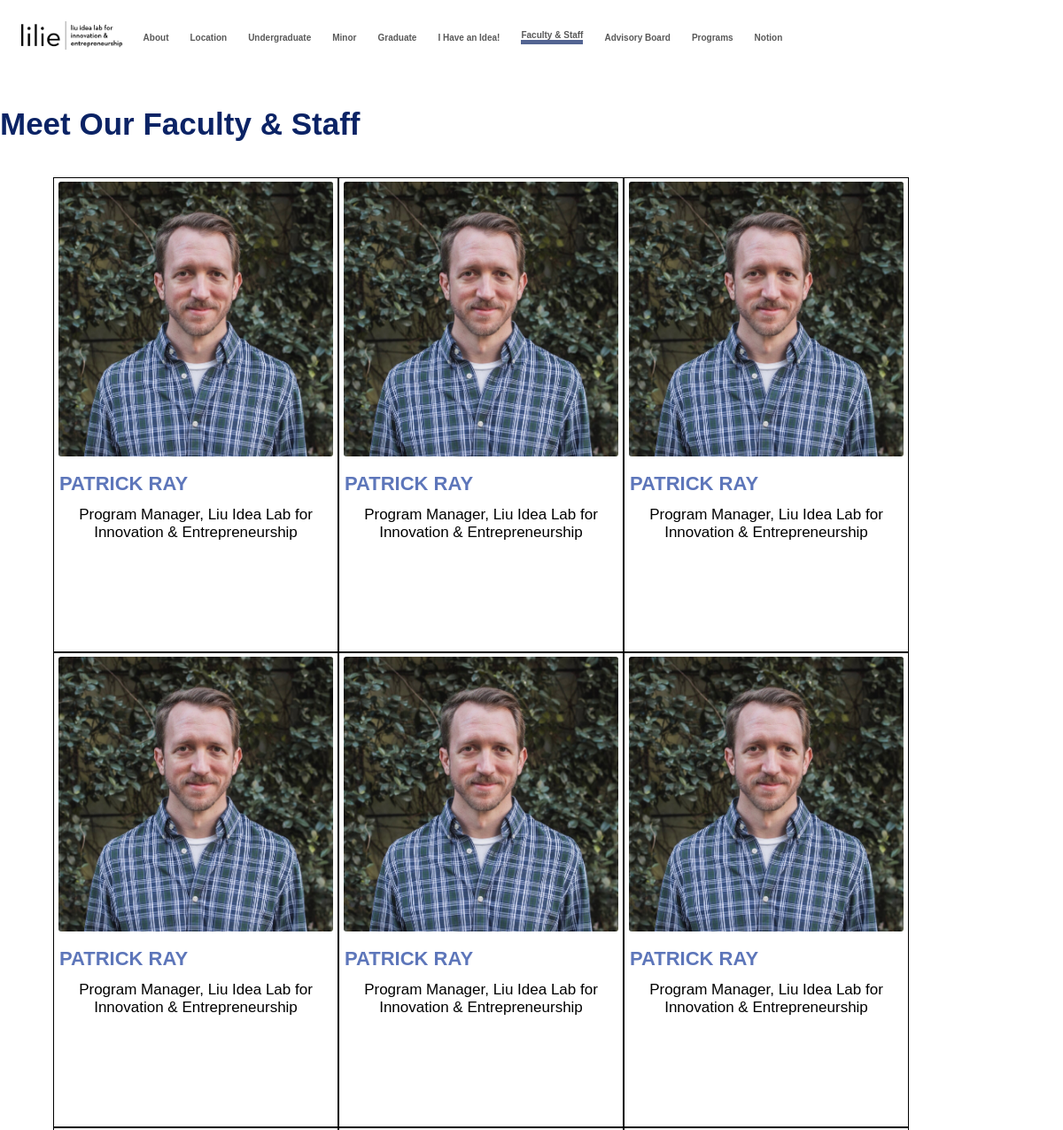
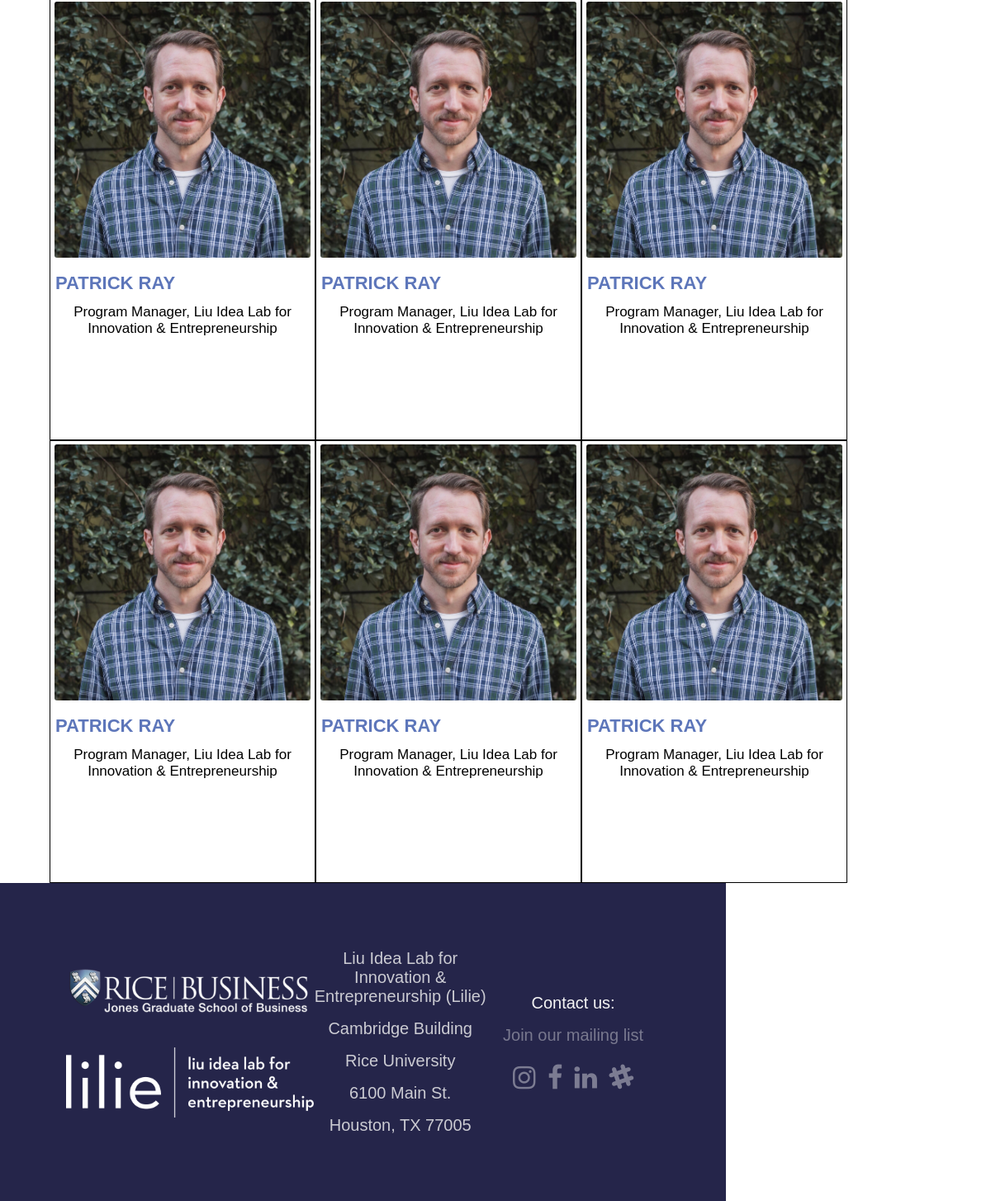
The app's page /team with its own data (2 pictures, top to bottom).
### home/models.py (models this page shows)
class member(models.Model):
    name = models.CharField(max_length=250, primary_key=True)
    picture = models.FileField(upload_to="img/")
    position = models.CharField(max_length=250)
    schedule = models.TextField(max_length=250)
    description = models.TextField(blank=True)
    isFaculty = models.BooleanField(default=False)
    email = models.TextField(blank=True)

### home/views.py (the view)
# urls.py: path("team", views.team),
def team(request):
    return render(request, "home/team.html", {
        "members": member.objects.filter(isFaculty=True),
        "notion": getNotion(),
    })

### home/views.py (called while the page is built)
def getNotion():
    link = ""
    if(len(NotionLink.objects.all()) > 0):
        link = NotionLink.objects.all()[0]
        return link.link
    else:
        return ""

### home/templates/home/team.html (shortened to what this page needs)
{% extends "home/layout.html" %}
{% block body %}
    <div class="container">
        <div id="team-title">Meet Our Faculty & Staff</div>
    </div>
    <div class="member-container">
        <div class="members">
        {% for member in members %}
                <a class="idea-member" href="/member/{{member.name}}">
                    <img class="idea-image" src="/media/{{member.picture}}"/>
                    <div class="member-name">{{member.name}}</div>
                    <div class="member-job">{{member.position}}</div>
                </a>
        {% endfor %}
        {% for member in members %}
                <a class="idea-member" href="/member/{{member.name}}">
                    <img class="idea-image" src="/media/{{member.picture}}"/>
                    <div class="member-name">{{member.name}}</div>
                    <div class="member-job">{{member.position}}</div>
                </a>
        {% endfor %}
        {% for member in members %}
                <a class="idea-member" href="/member/{{member.name}}">
                    <img class="idea-image" src="/media/{{member.picture}}"/>
                    <div class="member-name">{{member.name}}</div>
                    <div class="member-job">{{member.position}}</div>
                </a>
        {% endfor %}
        {% for member in members %}
                <a class="idea-member" href="/member/{{member.name}}">
                    <img class="idea-image" src="/media/{{member.picture}}"/>
                    <div class="member-name">{{member.name}}</div>
                    <div class="member-job">{{member.position}}</div>
                </a>
        {% endfor %}
        {% for member in members %}
                <a class="idea-member" href="/member/{{member.name}}">
                    <img class="idea-image" src="/media/{{member.picture}}"/>
                    <div class="member-name">{{member.name}}</div>
                    <div class="member-job">{{member.position}}</div>
                </a>
        {% endfor %}
        {% for member in members %}
                <a class="idea-member" href="/member/{{member.name}}">
                    <img class="idea-image" src="/media/{{member.picture}}"/>
                    <div class="member-name">{{member.name}}</div>
                    <div class="member-job">{{member.position}}</div>
                </a>
        {% endfor %}
        {% for member in members %}
                <a class="idea-member" href="/member/{{member.name}}">
                    <img class="idea-image" src="/media/{{member.picture}}"/>
                    <div class="member-name">{{member.name}}</div>
                    <div class="member-job">{{member.position}}</div>
                </a>
        {% endfor %}
        {% for member in members %}
                <a class="idea-member" href="/member/{{member.name}}">
                    <img class="idea-image" src="/media/{{member.picture}}"/>
                    <div class="member-name">{{member.name}}</div>
                    <div class="member-job">{{member.position}}</div>
                </a>
        {% endfor %}
        {% for member in members %}
                <a class="idea-member" href="/member/{{member.name}}">
                    <img class="idea-image" src="/media/{{member.picture}}"/>
                    <div class="member-name">{{member.name}}</div>
                    <div class="member-job">{{member.position}}</div>
                </a>
        {% endfor %}
        {% for member in members %}
                <a class="idea-member" href="/member/{{member.name}}">
                    <img class="idea-image" src="/media/{{member.picture}}"/>
                    <div class="member-name">{{member.name}}</div>
                    <div class="member-job">{{member.position}}</div>
                </a>
        {% endfor %}
        {% for member in members %}
                <a class="idea-member" href="/member/{{member.name}}">
                    <img class="idea-image" src="/media/{{member.picture}}"/>
                    <div class="member-name">{{member.name}}</div>
                    <div class="member-job">{{member.position}}</div>
                </a>
        {% endfor %}
        {% for member in members %}
                <a class="idea-member" href="/member/{{member.name}}">
                    <img class="idea-image" src="/media/{{member.picture}}"/>
                    <div class="member-name">{{member.name}}</div>
                    <div class="member-job">{{member.position}}</div>
                </a>
        {% endfor %}
        </div>
    </div>
{% endblock %}

### home/templates/home/layout.html (style rules this page uses)
body { margin: 0; padding: 0; overflow-x: hidden; font-family: gill sans, sans-serif; }
.container { width: 100vw; transform: translateZ(0); padding-top: 15vh; }
.idea-image { width: 260px; height: 260px; border-radius: 20px; z-index: 3333; }
.idea-member { width: 285px; text-align: center; display: flex; flex-direction: column; align-items: center; background-color: #e9eefb; padding: 1vw; padding-top: 4vh; padding-bottom: 4vh; margin-right: 0vw; position: relative; transition: 1s; }
.member-name { font-size: 22px; font-weight: 600; margin-top: .8vh; opacity: .7; z-index: 3333; }
.member-job { font-size: 16px; font-weight: 300; z-index: 3333; }
img { -webkit-user-drag: none; user-select: none; -moz-user-select: none; -webkit-user-select: none; -ms-user-select: none; }

### home/templates/home/team.html (style rules this page uses)
#team-title { font-size: 35px; color: #0B2365; font-weight: bold; }
.idea-image { border-radius: 3px; margin-bottom: 0vh; height: 310px; width: 310px; }
.idea-member { padding: 0px; min-height: 530px; width: 320px; background-color: white; padding-top: .5vh; border-width: 1px; border-style: solid; text-decoration: none; color: black; }
.member-name { padding: 1vw; text-align: left; width: 100%; padding-left: 2vw; padding-right: 1vw; color: #1a3d9d; transition: 1s; }
.member-container { padding-left: 5vw; padding-right: 5vw; display: flex; flex-direction: row; flex-wrap: wrap; justify-content: center; padding-top: 5vh; }
.member-job { padding-left: 1vw; padding-right: 1vw; font-size: 17px; }
.members { width: 90vw; display: flex; flex-direction: row; flex-wrap: wrap; }

### records on screen
member: picture (picture), name "PATRICK RAY", position "Program Manager, Liu Idea Lab for Innovation & Entrepreneurship"
